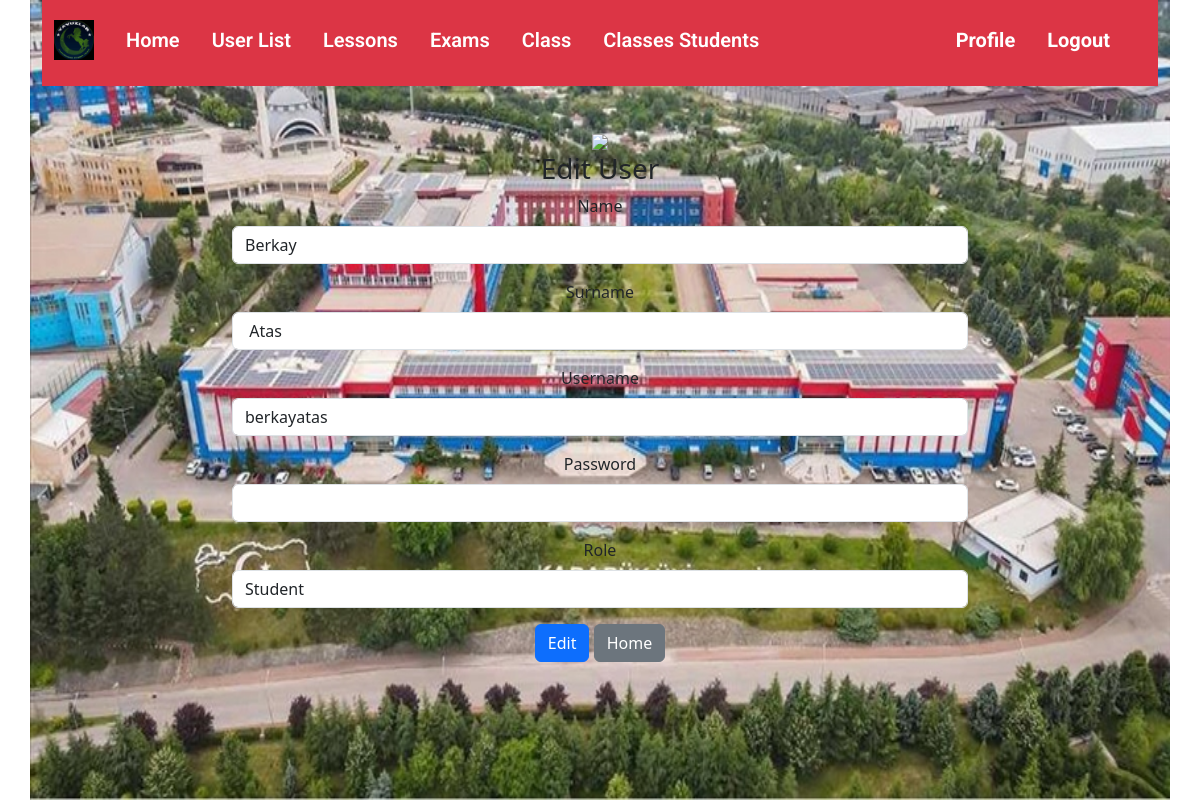
/EditUser.php?id=2 (signed in), run on the app's committed database.
### tables this page shows
CREATE TABLE `t_users` (
  `id` int(11) NOT NULL,
  `name` varchar(255) DEFAULT NULL,
  `surname` varchar(255) DEFAULT NULL,
  `username` varchar(255) NOT NULL,
  `password` text NOT NULL,
  `role` varchar(10) NOT NULL,
  `created_at` timestamp NOT NULL DEFAULT current_timestamp() ON UPDATE current_timestamp()
);

### EditUser.php (the view, shortened to what this page needs)
<?php
include "dbconnect.php";
if (!isset($_SESSION['id']) || !isset($_SESSION['role']) || $_SESSION['role'] !== "admin") {
    $em = "Warning";
    header("Location: userlist.php?error=$em");
    exit;
} else{
    $id = $_GET['id'];
    $usersTable = "t_users";
    $query = $conn->prepare("SELECT * FROM $usersTable WHERE id = ?");
    $query->execute([$id]);
    $user = $query->fetch(PDO::FETCH_ASSOC);
    $name = $user['name'];
    $surname = $user['surname'];
    $username = $user['username'];
    $role = $user['role'];
}?>
<!DOCTYPE html>
<html lang="en">
<head>
    <link rel="stylesheet" href="CSS/style.css">
    <link href="https://cdn.jsdelivr.net/npm/bootstrap@5.3.2/dist/css/bootstrap.min.css" rel="stylesheet">
</head>
<body>
    <div class="container container-plus">
        <?php
        include("include/navbar.php");
        ?>
        <div class="row justify-content-center  mt-5">
            <div class="col-md-8">
                <div class="text-center">
                <form class="login" action="app/user/editUser.php" method="POST">
    		<div class="text-center">
    			<img src="img/yavuzlar.png"
    			     width="100">
    		</div>
    		<h3>Edit User</h3>
            <div class="mb-3">
		    <label class="form-label">Name</label>
		    <input type="text" class="form-control" name="name" value="<?=$name?>" required>
		  </div>
          <div class="mb-3">
		    <label class="form-label">Surname</label>
		    <input type="text" class="form-control" name="surname" value="<?=$surname?>" required>
		  </div>
          <div class="mb-3">
		    <label class="form-label">Username</label>
		    <input type="text" class="form-control" name="username" value="<?=$username?>" required>
		  </div>
		  <div class="mb-3">
		    <label class="form-label">Password</label>
		    <input type="password" class="form-control" name="pass" required>
		  </div>
          <div class="mb-3">
		    <label class="form-label">Role</label>
		    <select class="form-control" name="role" required>
                <option value="2" <?php if($role == "student") echo "selected"; ?>>Student</option>
            </select>
		  </div>
		  <button type="submit" class="btn btn-primary">Edit</button>
		  <a href="home.php" class="btn btn-secondary" role="button" >Home</a>
		</form>
                </div>
            </div>
        </div>
        </div>
</body>
</html>

### CSS/style.css (style rules this page uses)
* { margin:0; padding:0; }
.container-plus { background:url(../img/image.jpg); height: 100vh; background-size: 100% 100%; }

### data on the page
t_users: name "Berkay", surname "Atas", username "berkayatas", role "Student"
